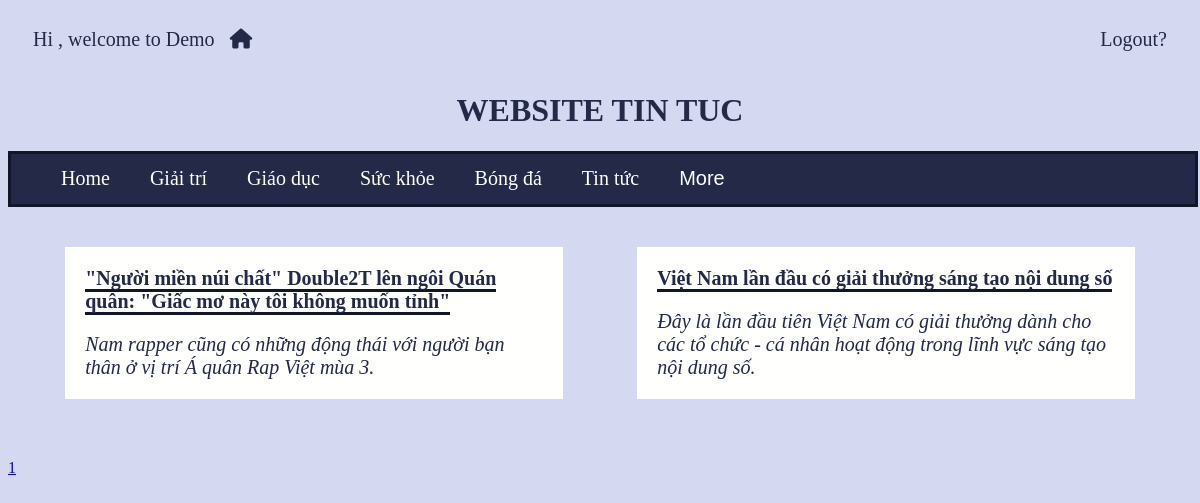
The page /vdWebTinTuc/public/index.php?cate_id=1&page=1&r=../public/index on the database its author committed.
### tables this page shows
CREATE TABLE `categories` (
  `id` int(15) NOT NULL,
  `name` varchar(255) NOT NULL,
  `created_by` int(15) NOT NULL,
  `created_time` datetime DEFAULT current_timestamp()
);

CREATE TABLE `posts` (
  `id` int(15) NOT NULL,
  `cate_id` int(15) NOT NULL,
  `name` varchar(255) NOT NULL,
  `description` varchar(1000) NOT NULL,
  `content` text NOT NULL,
  `created_by` int(14) NOT NULL,
  `created_time` datetime DEFAULT current_timestamp()
);

### vdWebTinTuc/apps/libs/router.php (called while the page is built, shortened)
<?php
    class apps_libs_router{
        public function getGET($name = null){
            if($name !== null)
                return isset($_GET[$name]) ? $_GET[$name] : null;
            return $_GET;
        }
        public function createUrl($url, $param = []) {
            if($url)
                $param[self::PARAM_NAME] = $url;
            return $_SERVER['PHP_SELF'].'?'. http_build_query($param);
        }
    }
?>

### vdWebTinTuc/apps/libs/dbConnection.php (called while the page is built, shortened)
<?php
    class apps_libs_dbConnection{
        protected $username = 'root';
        protected $password = "";
        protected $host = 'localhost';
        protected $database = 'PHP';
        protected $tableName;
        protected $queryParams = [];
        protected static $connectionInstance = null;
        public function connect() {
            if(self::$connectionInstance === null){
                try{
                    self::$connectionInstance = new PDO('mysql:host='.$this->host.';dbname='.$this->database,
                            $this->username, $this->password);
                    self::$connectionInstance->setAttribute(PDO::ATTR_ERRMODE, PDO::ERRMODE_EXCEPTION);
                } catch (Exception $ex) {
                    echo "ERROR: ".$ex->getMessage();
                    die();
                }
            }
        }
        public function query($sql, $param = []) {
            $q = self::$connectionInstance->prepare($sql);
            if(is_array($param) && $param)
                $q->execute($param);
            else
                $q->execute();
            return $q;
        }
        public function buildQueryParams($params = []) {
            $default = [
                "SELECT"=>"*",
                "WHERE"=>"",
                "OTHER"=>"",
                "params"=>"",
                "field"=>"",
                "value"=>[],
                "JOIN"=>""
            ];
            $this->queryParams = array_merge($default, $params);
            return $this;
        }
        public function buildCondition($condition){
            if(trim($condition))
                return "WHERE ".$condition;
            else
                return "";
        }
        public function select() {
            $sql = "SELECT ".$this->queryParams['SELECT']
                   ." FROM ".$this->tableName
                   ." ".$this->queryParams['JOIN']
                   ." ".$this->buildCondition($this->queryParams['WHERE'])
                   ." ".$this->queryParams['OTHER'];
            $query = $this->query($sql, $this->queryParams['params']);
            return $query->fetchAll(PDO::FETCH_ASSOC);
        }
    }
?>

### vdWebTinTuc/public/index.php (the view)
<?php
$router = new apps_libs_router();
$page = $router->getGET("page") ? intval($router->getGET("page")) : 1;
$posts = new apps_models_posts();
$numPost = count($posts->buildQueryParams([
            'WHERE' => $router->getGET('cate_id') ? "cate_id = " . intval($router->getGET('cate_id')) : ""])->select());
$numPage = intval(ceil($numPost / 5));
$listPost = $posts->buildQueryParams([
            'WHERE' => $router->getGET('cate_id') ? "cate_id = " . intval($router->getGET('cate_id')) : "",
            'OTHER' => "LIMIT 5 OFFSET " . (intval($page) - 1) * 5
        ])->select();
?>
<html>
    <head>
        <?php include 'navbar.php'?>
    </head>
    <body>
        <ul class="list">
        <?php
        foreach ($listPost as $row) {
            ?>
            <li><a href="<?= $router->createUrl('../public/postDetail', ['id' => $row['id'], "page" => $page]) ?>">
            <?= $row['name'] ?></a>
            <p><?= $row['description'] ?></p>
            </li>
            <?php
        }
        ?>
        </ul>
        <div class="link">
            <?php
            if($numPage == 0){
                ?><p>Post's Number = 0</p><?php
            }else{
                for ($i = 1; $i <= $numPage; $i++) {
                ?>
                <a href="<?= $router->createUrl('../public/index', ["cate_id" => $router->getGET('cate_id'), "page" => $i]) ?>"><?= $i ?></a>
                <?php
            }}
            ?>
        </div>
    </body>
</html>

### vdWebTinTuc/public/navbar.php (shortened to what this page needs)
<?php
$categories = new apps_models_categories();
?>
<html>
    <head>
        <link rel="stylesheet" href="../CSS/public.css">
        <?php include '../admin/head.php'?>
    </head>
    <body>
        <h1>WEBSITE TIN TUC</h1>
        <div class="tag">
            <a href="<?= $router->createUrl('../public/index') ?>" id='home'>Home</a>
            <?php
            foreach ($categories->buildQueryParams([
                'OTHER' => "LIMIT 5"
            ])->select() as $row) {
                ?>
                <a href="<?= $router->createUrl('../public/index', ["cate_id" => $row["id"], "page" => $page]) ?>"><?= $row["name"] ?></a>
                <?php
            }
            ?>
            <div class="dropdown">
                <button id="btn">More</button>
            </div>
        </div>
    </body>
</html>

### vdWebTinTuc/CSS/public.css (style rules this page uses)
h1 { text-align: center; }
.tag { width: 100%; height: 50px; background-color: var(--dark-color); display: flex; align-items: center; overflow: hidden; border: 3px solid var(--border-color); }
.tag a, .dropdown #btn, .dropdown-content a { font-size: 20px; text-decoration: none; color: var(--light-color); padding: 15px 20px; transition: .5s; }
#home { margin-left: 30px; }
#btn { border: none; outline: none; background-color: var(--dark-color); }
.list { font-size: 20px; list-style: none; margin-top: 20px; padding: 20px; display: flex; justify-content: space-around; flex-wrap: wrap; }
.list li { width: 40%; background-color: var(--light-color); padding: 20px; margin-bottom: 20px; }
.list a { text-decoration: none; color: currentColor; font-weight: bold; border-bottom: 3px solid var(--border-color); }
.list p { padding: 0; margin-bottom: 0; font-style: italic; }

### vdWebTinTuc/admin/head.php (style rules this page uses)
:root { --dark-color: #232946; --light-color: #fffffe; --effect-color: #eebbc3; --border-color: #121629; --read-color: #d4d8f0; }
body { font-family: vPoppinsR; background-color: var(--read-color); color: var(--dark-color); }
p { font-size: 20px; padding: 0 25px; color: currentColor; }

### rows shown on the page
categories: name "Giải trí"
categories: name "Giáo dục"
categories: name "Sức khỏe"
categories: name "Bóng đá"
categories: name "Tin tức"
posts: name "\"Người miền núi chất\" Double2T lên ngôi Quán quân: \"Giấc mơ này tôi không muốn tỉnh\"", description "Nam rapper cũng có những động thái với người bạn thân ở vị trí Á quân Rap Việt mùa 3."
posts: name "Việt Nam lần đầu có giải thưởng sáng tạo nội dung số", description "Đây là lần đầu tiên Việt Nam có giải thưởng dành cho các tổ chức - cá nhân hoạt động trong lĩnh vực sáng tạo nội dung số."
